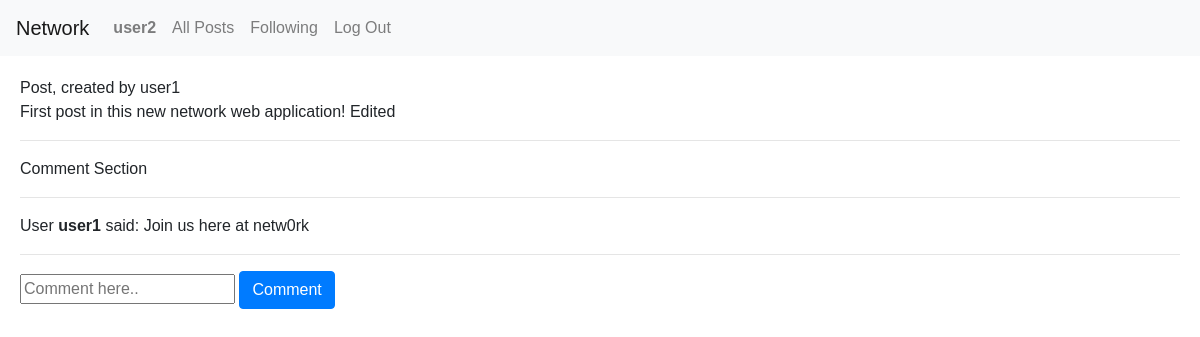
/posts/1 (signed in), run on the app's committed database.
### network/models.py (models this page shows, shortened)
class User(AbstractUser):
    timestamp = models.DateTimeField(default=timezone.now)
    verified = models.BooleanField(default=False)
    image = models.ImageField(default='static/image/user-male.png')
    gender = models.CharField(max_length=1, choices=GENDERS, default = 'O')

class Post(models.Model):
    user = models.ForeignKey(User, on_delete=models.CASCADE, related_name="posts")
    body = models.CharField(max_length=400, default=None)
    timestamp_created = models.DateTimeField(default=timezone.now)
    timestamp_edited = models.DateTimeField(default=timezone.now)

class Comment(models.Model):
    user = models.ForeignKey("User", on_delete=models.CASCADE, related_name="comments")
    post = models.ForeignKey("Post", on_delete=models.CASCADE, related_name="has_comments")
    comment = models.CharField(max_length=200, default="")
    timestamp_created = models.DateTimeField(default=timezone.now)
    timestamp_edited = models.DateTimeField(default=timezone.now)

### network/views.py (the view)
# urls.py: path("posts/<int:post_id>", views.put_somestuff, name="put_post"),
@login_required
def put_somestuff(request, post_id):
    try:
        post = Post.objects.get(pk=post_id)
    except Post.DoesNotExist:
        return JsonResponse({"error": "Post not found."}, status=404)
    if request.method == "PUT":
        data = json.loads(request.body)
        if data.get("body") is not None:
            post.body = data["body"]
            post.save()
        return HttpResponse(status=204)
    if request.method == "GET":
         return render(request, "network/post.html", {
             "post": post,
             "comments": Comment.objects.filter(post=post)
         })

### network/templates/network/post.html (shortened to what this page needs)
{% extends "network/layout.html" %}
{% block body %}
        {% if user.is_authenticated %}
            Post, created by {{ post.user.username }}
            <div> {{ post.body }}</div>
            <hr>
            Comment Section
            <hr>
            {% for comment in comments %}
                User <b>{{ comment.user }}</b> said: {{ comment.comment }}
                <hr>
            {% empty %}
                No comments have been made yet.
            {% endfor%}
            <form method="post" action="{% url  'comment' post.id %}">
                <input name="comment" placeholder="Comment here..">
                <input class="btn btn-primary" type="submit" value="Comment">
            </form>
        {% endif %}
{% endblock %}

### network/templates/network/layout.html (shortened to what this page needs)
{% load static %}
<!DOCTYPE html>
<html lang="en">
    <head>
        <link rel="stylesheet" href="https://stackpath.bootstrapcdn.com/bootstrap/4.4.1/css/bootstrap.min.css">
        <link href="{% static 'network/styles.css' %}" rel="stylesheet">
        <link rel="stylesheet" href="https://maxcdn.bootstrapcdn.com/font-awesome/4.2.0/css/font-awesome.min.css">
    </head>
    <body>
        <nav class="navbar navbar-expand-lg navbar-light bg-light">
            <a class="navbar-brand" href="{% url 'index' %}">Network</a>
            <div>
              <ul class="navbar-nav mr-auto">
                {% if user.is_authenticated %}
                    <li class="nav-item">
                        <a class="nav-link" href="{% url 'user_view' user.id%}"><strong>{{ user.username }}</strong></a>
                    </li>
                {% endif %}
                <li class="nav-item">
                  <a class="nav-link" href="{% url 'index' %}">All Posts</a>
                </li>
                {% if user.is_authenticated %}
                    <li class="nav-item">
                        <a class="nav-link" href="{% url 'follow_view' %}">Following</a>
                    </li>
                    <li class="nav-item">
                        <a class="nav-link" href="{% url 'logout' %}">Log Out</a>
                    </li>
                {% endif %}
              </ul>
            </div>
          </nav>
        <div class="body">
            {% block body %}
            {% endblock %}
        </div>
    </body>
</html>

### network/static/network/styles.css (style rules this page uses)
.body { padding : 20px; }
body { background: white url("../images/background.png") no-repeat; font-family: 'Ubuntu', sans-serif; background-repeat: repeat-y; padding-bottom: 4rem; }

### data on the page
User: username "user2"
Post: user.username "user1", body "First post in this new network web application! Edited"
Comment: user "user1", comment "Join us here at netw0rk"
